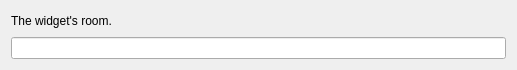
<?xml version="1.0" encoding="UTF-8"?>
<ui version="4.0">
 <class>CRoom</class>
 <widget class="QWidget" name="CRoom">
  <property name="geometry">
   <rect>
    <x>0</x>
    <y>0</y>
    <width>517</width>
    <height>70</height>
   </rect>
  </property>
  <property name="windowTitle">
   <string>Form</string>
  </property>
  <layout class="QVBoxLayout" name="verticalLayout">
   <item>
    <widget class="QLabel" name="label">
     <property name="text">
      <string>The widget's room. </string>
     </property>
    </widget>
   </item>
   <item>
    <widget class="LineEdit" name="LineEdit">
     <property name="template" stdset="0">
      <string>inspector-room</string>
     </property>
    </widget>
   </item>
  </layout>
 </widget>
 <customwidgets>
  <customwidget>
   <class>LineEdit</class>
   <extends>QLineEdit</extends>
   <header>wallaby.frontends.qt.widgets.edits.lineEdit</header>
  </customwidget>
 </customwidgets>
 <resources/>
 <connections/>
</ui>
